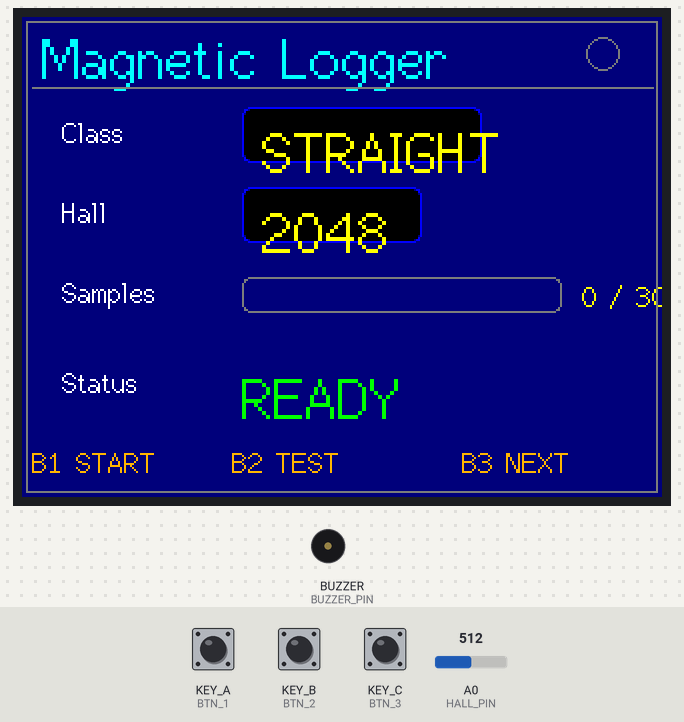
Simulated run of this sketch. Board: Seeed Wio Terminal. On the bench: 320×240 colour display, buzzer (waves = sounding). The inputs (shaded band) are chosen by the test bench; at power-on: KEY_A (BTN_1) HIGH, KEY_B (BTN_2) HIGH, A0 (HALL_PIN) = 512, KEY_C (BTN_3) HIGH (analog values on the 0–1023 scale). Random numbers use the default seed unless the sketch sets one; what the sketch prints to the serial monitor is not drawn.

Above: at 1.9 s.
2.0 s: KEY_A (BTN_1) pulled LOW for 0.15 s
At 2.6 s:
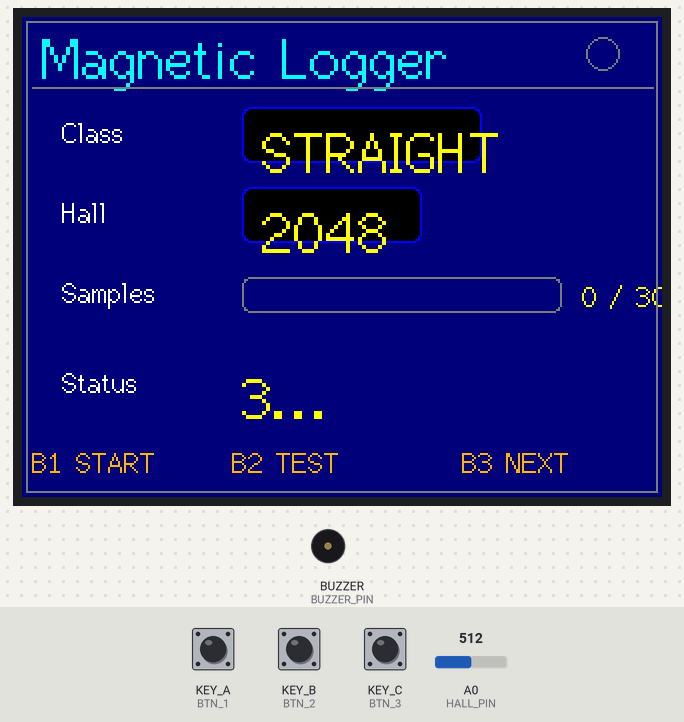
2.7 s: KEY_B (BTN_2) pulled LOW for 0.15 s
At 3.3 s:
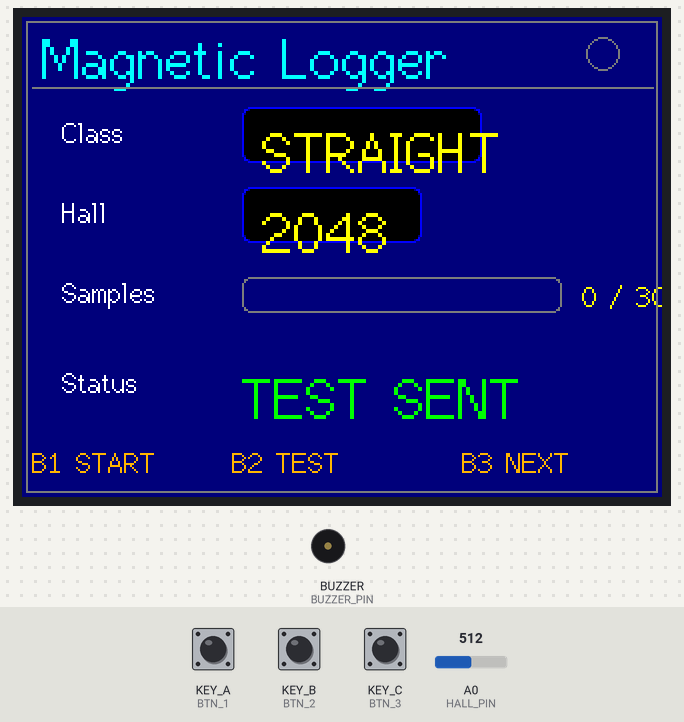
3.4 s: KEY_B (BTN_2) pulled LOW for 1 s
5.0 s: KEY_B (BTN_2) pulled LOW for 3.2 s
At 8.62 s:
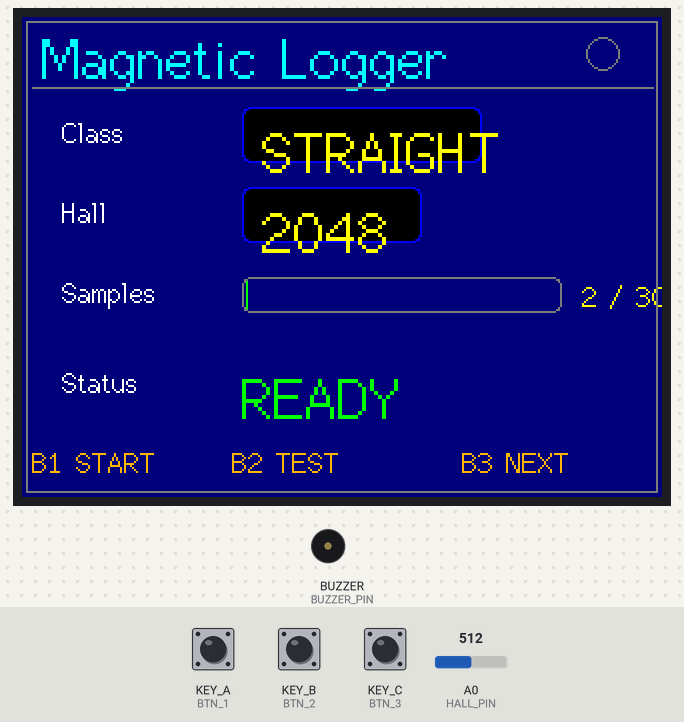
8.8 s: A0 (HALL_PIN) set to 490
At 9.15 s:
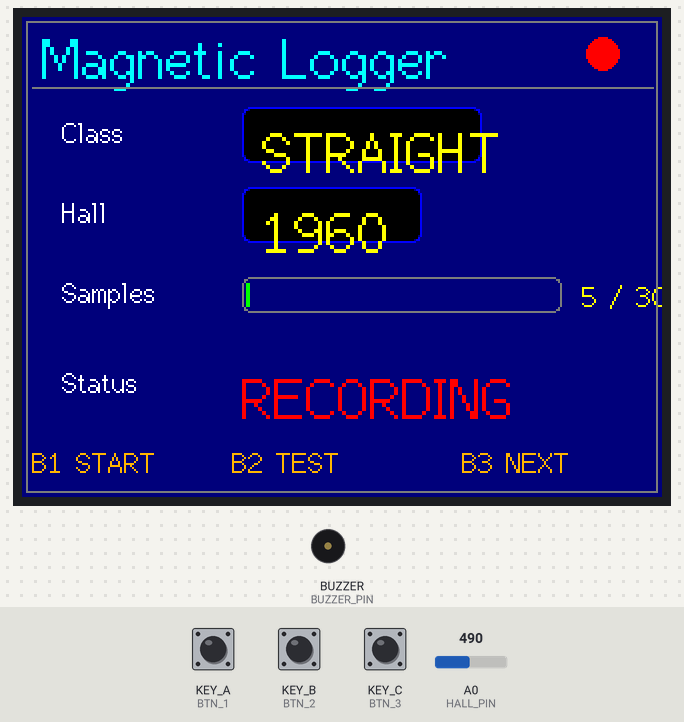
11.8 s: KEY_B (BTN_2) pulled LOW for 1 s
At 13.1 s:
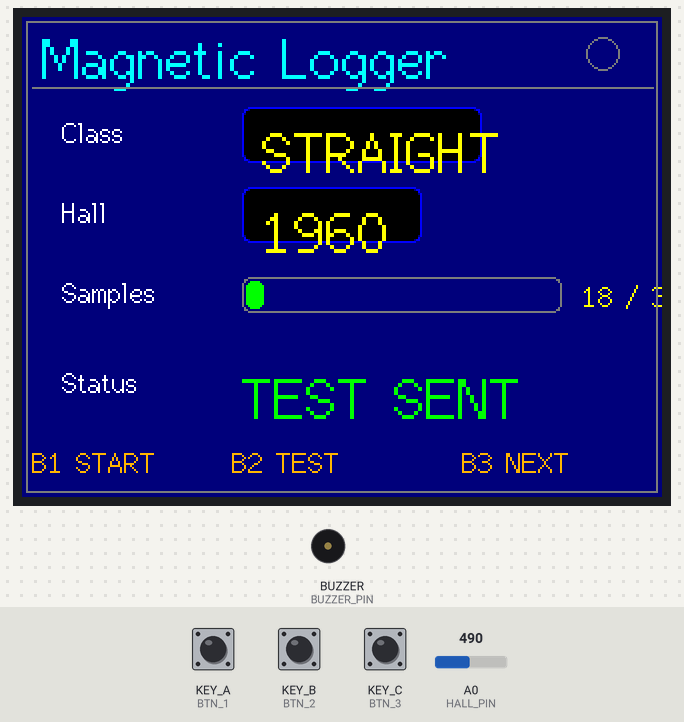
Timing chart, 0 to 14.4 s (numbered marks = the images above; inputs shaded):
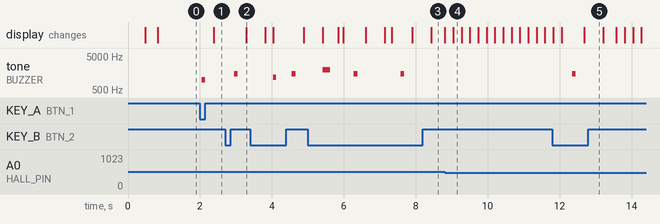

Measured:
- after the input at 2.0 s, tone on BUZZER (BUZZER_PIN): silent → 1000 Hz after 0.05 s, → silent 0.10 s later; the display: changes after 0.38 s (image 1)
- after the input at 11.8 s, tone on BUZZER (BUZZER_PIN): silent → 1500 Hz after 0.55 s, → silent 0.10 s later

The sketch:

data_collection.ino
```cpp
/*
 * motion_pattern_logger.ino
 *
 * Wio Terminal firmware for recording magnetic motion patterns.
 * Records 300 samples (3 seconds at 100 Hz) and sends them
 * to a PC via Serial for training with Edge Impulse.
 *
 * Classes: STRAIGHT, OSCILLATE, PAUSE
 * Buttons: B1=Start, B2=Test, B3=Next Class
 */
#include <TFT_eSPI.h>
#include <SPI.h>

#define HALL_PIN           A0
#define SAMPLE_RATE_HZ     100
#define SAMPLE_INTERVAL_MS (1000 / SAMPLE_RATE_HZ)
#define RECORD_DURATION_MS 3000
#define TOTAL_SAMPLES      (RECORD_DURATION_MS / SAMPLE_INTERVAL_MS)

#define BTN_1              WIO_KEY_A
#define BTN_2              WIO_KEY_B
#define BTN_3              WIO_KEY_C
#define BUZZER_PIN         WIO_BUZZER

#define SERIAL_BAUD        9600

#define COLOR_BG           TFT_NAVY
#define COLOR_TITLE        TFT_CYAN
#define COLOR_LABEL        TFT_WHITE
#define COLOR_VALUE        TFT_YELLOW
#define COLOR_BORDER       TFT_DARKGREY
#define COLOR_READY        TFT_GREEN
#define COLOR_RECORD       TFT_RED
#define COLOR_COUNTDOWN    TFT_YELLOW
#define COLOR_BUTTON       TFT_ORANGE
#define COLOR_PROGRESS_BG  TFT_DARKGREY
#define COLOR_PROGRESS     TFT_GREEN
#define COLOR_BOX_BG       TFT_BLACK
#define COLOR_BOX_BORDER   TFT_BLUE

TFT_eSPI tft = TFT_eSPI();

class IInferenceEngine {
public:
  virtual ~IInferenceEngine() {}
  virtual void begin() = 0;
  virtual void addSample(float value) = 0;
  virtual void runInference() = 0;
  virtual float getResult() = 0;
};

class PlaceholderInference : public IInferenceEngine {
public:
  void begin() override {}
  void addSample(float value) override {}
  void runInference() override {}
  float getResult() override { return 0.0; }
};

class SensorManager {
private:
  int rawValue;
  unsigned long lastReadTime;
public:
  SensorManager() : rawValue(0), lastReadTime(0) {}
  void begin() {
    pinMode(HALL_PIN, INPUT);
    analogReadResolution(12);
  }
  bool update() {
    unsigned long now = millis();
    if (now - lastReadTime >= SAMPLE_INTERVAL_MS) {
      rawValue = analogRead(HALL_PIN);
      lastReadTime = now;
      return true;
    }
    return false;
  }
  int getRaw() const { return rawValue; }
};

class ButtonManager {
private:
  bool last1, last2, last3;
  unsigned long debounce1, debounce2, debounce3;
  const unsigned long delay = 50;
public:
  ButtonManager() { last1 = last2 = last3 = HIGH; debounce1 = debounce2 = debounce3 = 0; }
  void begin() {
    pinMode(BTN_1, INPUT_PULLUP);
    pinMode(BTN_2, INPUT_PULLUP);
    pinMode(BTN_3, INPUT_PULLUP);
  }
  bool pressed1() { return pressed(BTN_1, last1, debounce1); }
  bool pressed2() { return pressed(BTN_2, last2, debounce2); }
  bool pressed3() { return pressed(BTN_3, last3, debounce3); }
private:
  bool pressed(int pin, bool &last, unsigned long &debounce) {
    bool reading = digitalRead(pin);
    if (reading != last) debounce = millis();
    if ((millis() - debounce) > delay) {
      if (reading == LOW) { last = reading; return true; }
    }
    last = reading;
    return false;
  }
};

class BuzzerManager {
public:
  void begin() { pinMode(BUZZER_PIN, OUTPUT); }
  void beep(int frequency, int duration) {
    tone(BUZZER_PIN, frequency, duration);
    delay(duration);
  }
};

class UIManager {
private:
  TFT_eSprite spr;
  String currentClass;
  int sampleCount;
  int lastRawValue;
  bool isRecording;
  String extraMessage;
  unsigned long lastBlinkTime;
  bool blinkState;

  String lastDisplayedClass;
  int lastDisplayedCount;
  int lastDisplayedRaw;
  String lastDisplayedExtra;
  bool lastRecordingState;

public:
  UIManager() : spr(&tft), currentClass("NO_CAR"), sampleCount(0),
                lastRawValue(0), isRecording(false), extraMessage(""),
                lastBlinkTime(0), blinkState(false),
                lastDisplayedClass(""), lastDisplayedCount(-1),
                lastDisplayedRaw(-1), lastDisplayedExtra(""), lastRecordingState(false) {}

  void begin() {
    tft.init();
    tft.setRotation(3);
    spr.createSprite(320, 240);
    spr.fillSprite(COLOR_BG);
    spr.pushSprite(0, 0);
  }

  void update(int count, int raw, bool recording, const String &cls, const String &extra = "") {
    sampleCount = count;
    lastRawValue = raw;
    isRecording = recording;
    currentClass = cls;
    extraMessage = extra;

    bool changed = false;
    if (currentClass != lastDisplayedClass) { lastDisplayedClass = currentClass; changed = true; }
    if (sampleCount != lastDisplayedCount) { lastDisplayedCount = sampleCount; changed = true; }
    if (lastRawValue != lastDisplayedRaw) { lastDisplayedRaw = lastRawValue; changed = true; }
    if (extraMessage != lastDisplayedExtra) { lastDisplayedExtra = extraMessage; changed = true; }
    if (isRecording != lastRecordingState) { lastRecordingState = isRecording; changed = true; }

    unsigned long now = millis();
    if (now - lastBlinkTime >= 500) {
      lastBlinkTime = now;
      blinkState = !blinkState;
      changed = true;
    }

    if (!changed) return;

    spr.fillSprite(COLOR_BG);

    spr.setTextColor(COLOR_TITLE);
    spr.setTextFont(2);
    spr.setTextSize(2);
    spr.drawString("Magnetic Logger", 10, 5);

    if (isRecording && blinkState) {
      spr.fillCircle(290, 18, 8, TFT_RED);
    } else {
      spr.fillCircle(290, 18, 8, COLOR_BG);
      spr.drawCircle(290, 18, 8, TFT_DARKGREY);
    }
    spr.drawLine(5, 35, 315, 35, TFT_DARKGREY);

    spr.setTextFont(2);
    spr.setTextSize(1);
    spr.setTextColor(COLOR_LABEL);
    spr.drawString("Class", 20, 50);
    spr.drawRoundRect(110, 45, 120, 28, 4, COLOR_BOX_BORDER);
    spr.fillRoundRect(111, 46, 118, 26, 4, COLOR_BOX_BG);
    spr.setTextColor(COLOR_VALUE);
    spr.setTextSize(2);
    spr.drawString(currentClass, 120, 52);

    spr.setTextFont(2);
    spr.setTextSize(1);
    spr.setTextColor(COLOR_LABEL);
    spr.drawString("Hall", 20, 90);
    spr.drawRoundRect(110, 85, 90, 28, 4, COLOR_BOX_BORDER);
    spr.fillRoundRect(111, 86, 88, 26, 4, COLOR_BOX_BG);
    spr.setTextColor(COLOR_VALUE);
    spr.setTextSize(2);
    char hallStr[10];
    sprintf(hallStr, "%4d", lastRawValue);
    spr.drawString(hallStr, 120, 92);

    spr.setTextFont(2);
    spr.setTextSize(1);
    spr.setTextColor(COLOR_LABEL);
    spr.drawString("Samples", 20, 130);
    int barX = 110, barY = 130, barW = 160, barH = 18;
    spr.drawRoundRect(barX, barY, barW, barH, 4, COLOR_BORDER);
    int fillW = map(sampleCount, 0, TOTAL_SAMPLES, 0, barW - 4);
    if (fillW > 0) {
      spr.fillRoundRect(barX + 2, barY + 2, fillW, barH - 4, 3, COLOR_PROGRESS);
    }
    spr.setTextColor(COLOR_VALUE);
    char samplesStr[20];
    sprintf(samplesStr, "%d / %d", sampleCount, TOTAL_SAMPLES);
    spr.drawString(samplesStr, barX + barW + 10, barY + 2);

    spr.setTextFont(2);
    spr.setTextSize(1);
    spr.setTextColor(COLOR_LABEL);
    spr.drawString("Status", 20, 175);
    uint16_t statusColor;
    if (isRecording) {
      statusColor = COLOR_RECORD;
    } else if (extraMessage.indexOf("...") >= 0) {
      statusColor = COLOR_COUNTDOWN;
    } else {
      statusColor = COLOR_READY;
    }
    spr.setTextColor(statusColor);
    spr.setTextSize(2);
    String statusText = isRecording ? "RECORDING" : (extraMessage.length() > 0 ? extraMessage : "READY");
    spr.drawString(statusText, 110, 175);

    spr.setTextFont(2);
    spr.setTextSize(1);
    spr.setTextColor(COLOR_BUTTON);
    spr.drawString("B1 START", 5, 215);
    spr.drawString("B2 TEST", 105, 215);
    spr.drawString("B3 NEXT", 220, 215);

    spr.drawRect(2, 2, 316, 236, COLOR_BORDER);
    spr.pushSprite(0, 0);
  }
};

class DataManager {
private:
  uint32_t sampleCounter;
  bool isRecording;
  String currentClass;
  SensorManager* sensor;
  IInferenceEngine* inference;
  unsigned long startTime;

public:
  DataManager(SensorManager* s, IInferenceEngine* inf)
    : sampleCounter(0), isRecording(false), currentClass("NO_CAR"), sensor(s), inference(inf), startTime(0) {}

  void setClass(const String &cls) { currentClass = cls; }
  String getClass() const { return currentClass; }

  void start() {
    if (!isRecording) {
      isRecording = true;
      sampleCounter = 0;
      startTime = millis();
      Serial.print("START,");
      Serial.println(currentClass);
      Serial.println("[INFO] Recording started");
    }
  }

  void stop() {
    if (isRecording) {
      isRecording = false;
      Serial.println("END");
      Serial.println("[INFO] Recording stopped");
    }
  }

  bool isActive() const { return isRecording; }
  uint32_t getCounter() const { return sampleCounter; }

  void processSample(int rawValue) {
    if (!isRecording) return;

    unsigned long timestamp = millis() - startTime;
    sampleCounter++;

    Serial.print(timestamp);
    Serial.print(",");
    Serial.println(rawValue);

    if (inference) inference->addSample((float)rawValue);

    if (sampleCounter >= TOTAL_SAMPLES) {
      stop();
    }
  }

  void sendTestData() {
    Serial.println("=== TEST DATA ===");
    for (int i = 0; i < 10; i++) {
      int fakeValue = 2000 + random(0, 500);
      Serial.print(i * 10);
      Serial.print(",");
      Serial.println(fakeValue);
      delay(20);
    }
    Serial.println("=== END TEST ===");
  }
};

SensorManager sensorManager;
PlaceholderInference inferenceEngine;
ButtonManager buttonManager;
BuzzerManager buzzerManager;
UIManager uiManager;
DataManager dataManager(&sensorManager, &inferenceEngine);
const String classList[] = {"STRAIGHT", "OSCILLATE", "PAUSE"};
//const String classList[] = {"SLOW", "FAST", "NO_CAR"};
const uint8_t numClasses = 3;
uint8_t currentClassIndex = 0;

enum SystemState { STATE_IDLE, STATE_COUNTDOWN, STATE_RECORDING };
SystemState systemState = STATE_IDLE;
unsigned long countdownStartTime = 0;
int countdownValue = 3;

void setup() {
  delay(100);
  Serial.begin(SERIAL_BAUD);
  while (!Serial) {
    delay(10);
  }
  Serial.println("========================================");
  Serial.println("  Wio Terminal Magnetic Data Logger");
  Serial.println("  Serial Speed: " + String(SERIAL_BAUD));
  Serial.println("  Press B1 to start recording");
  Serial.println("  Press B2 to send test data");
  Serial.println("  Press B3 to change class");
  Serial.println("========================================");

  sensorManager.begin();
  buttonManager.begin();
  buzzerManager.begin();
  uiManager.begin();
  inferenceEngine.begin();

  dataManager.setClass(classList[currentClassIndex]);
  uiManager.update(0, 0, false, dataManager.getClass(), "READY");
}

void loop() {
  if (buttonManager.pressed1()) {
    if (systemState == STATE_IDLE) {
      systemState = STATE_COUNTDOWN;
      countdownStartTime = millis();
      countdownValue = 3;
      buzzerManager.beep(1000, 100);
      uiManager.update(dataManager.getCounter(), sensorManager.getRaw(), false, dataManager.getClass(), "3...");
      Serial.println("[BTN] B1 pressed - Starting countdown");
    }
  }

  if (buttonManager.pressed2()) {
    Serial.println("[BTN] B2 pressed - Sending test data");
    dataManager.sendTestData();
    buzzerManager.beep(1500, 100);
    uiManager.update(dataManager.getCounter(), sensorManager.getRaw(), false, dataManager.getClass(), "TEST SENT");
    delay(300);
    uiManager.update(dataManager.getCounter(), sensorManager.getRaw(), false, dataManager.getClass(), "READY");
  }

  if (buttonManager.pressed3()) {
    if (systemState == STATE_IDLE) {
      currentClassIndex = (currentClassIndex + 1) % numClasses;
      String newClass = classList[currentClassIndex];
      dataManager.setClass(newClass);
      uiManager.update(dataManager.getCounter(), sensorManager.getRaw(), false, newClass, "READY");
      buzzerManager.beep(600, 50);
      Serial.print("[BTN] B3 pressed - Class changed to: ");
      Serial.println(newClass);
    }
  }

  if (systemState == STATE_COUNTDOWN) {
    unsigned long elapsed = millis() - countdownStartTime;
    int newValue = 3 - (elapsed / 1000);
    if (newValue != countdownValue) {
      countdownValue = newValue;
      if (countdownValue > 0) {
        String msg = String(countdownValue) + "...";
        uiManager.update(dataManager.getCounter(), sensorManager.getRaw(), false, dataManager.getClass(), msg);
        buzzerManager.beep(1200, 80);
        Serial.println("[COUNTDOWN] " + String(countdownValue));
      } else {
        systemState = STATE_RECORDING;
        dataManager.start();
        buzzerManager.beep(2000, 200);
        uiManager.update(dataManager.getCounter(), sensorManager.getRaw(), true, dataManager.getClass(), "RECORDING");
        Serial.println("[COUNTDOWN] Recording started!");
      }
    }
  }

  if (sensorManager.update()) {
    int raw = sensorManager.getRaw();

    if (systemState == STATE_RECORDING) {
      dataManager.processSample(raw);
      if (!dataManager.isActive()) {
        systemState = STATE_IDLE;
        buzzerManager.beep(800, 300);
        uiManager.update(dataManager.getCounter(), raw, false, dataManager.getClass(), "DONE");
        Serial.println("[RECORDING] Recording finished!");
      } else {
        uiManager.update(dataManager.getCounter(), raw, true, dataManager.getClass(), "RECORDING");
      }
    } else {
      if (systemState == STATE_IDLE) {
        uiManager.update(dataManager.getCounter(), raw, false, dataManager.getClass(), "READY");
      } else {
        uiManager.update(dataManager.getCounter(), raw, false, dataManager.getClass(), String(countdownValue) + "...");
      }
    }
  }

  delay(1);
}
```
